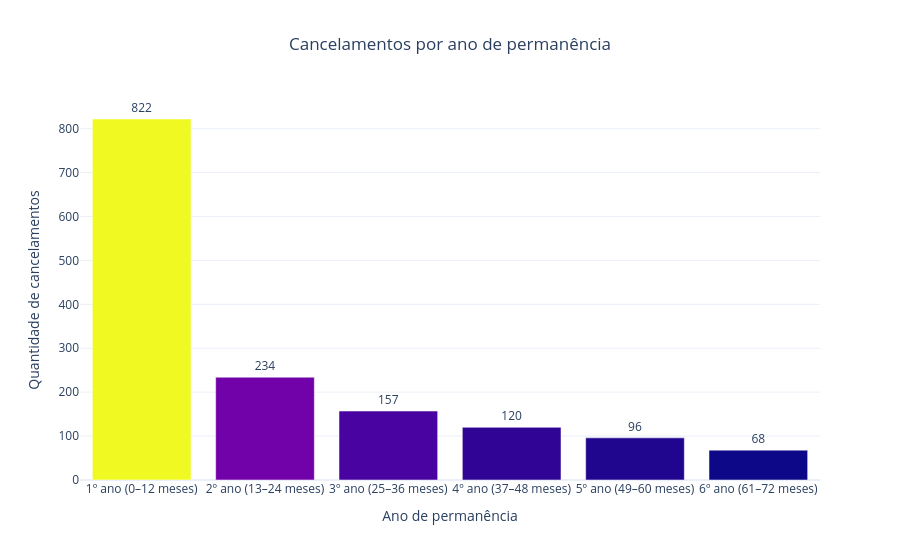

Write notebook code for a chart like this one.
### Code cell
# Seleciona os clientes que cancelaram
cancelados = df_gold[
    df_gold["Cancelamento"]
    .astype("string")
    .str.strip()
    .str.casefold()
    .isin(["sim", "yes", "true", "1"])
].copy()

# Agrupa os meses em períodos de um ano
cancelados["AnoContrato"] = pd.cut(
    pd.to_numeric(cancelados["DuracaoContrato"], errors="coerce"),
    bins=[-2, 12, 24, 36, 48, 60, 72],
    labels=[
        "1º ano (0–12 meses)",
        "2º ano (13–24 meses)",
        "3º ano (25–36 meses)",
        "4º ano (37–48 meses)",
        "5º ano (49–60 meses)",
        "6º ano (61–72 meses)"
    ]
)

# Conta os cancelamentos em cada período
cancelamentos_por_ano = (
    cancelados
    .dropna(subset=["AnoContrato"])
    .groupby("AnoContrato", observed=False)
    .size()
    .reset_index(name="Cancelamentos")
)

# Cria o gráfico de barras
fig = px.bar(
    cancelamentos_por_ano,
    x="AnoContrato",
    y="Cancelamentos",
    text="Cancelamentos",
    color="Cancelamentos",
    color_continuous_scale="Plasma",
    title="Cancelamentos por ano de permanência",
    labels={
        "AnoContrato": "Tempo de permanência",
        "Cancelamentos": "Quantidade de cancelamentos"
    },
    template="plotly_white"
)

fig.update_traces(
    textposition="outside",
    hovertemplate=(
        "Período: %{x}<br>"
        "Cancelamentos: %{y}<extra></extra>"
    )
)
# Remove somente os contratos com duração de 1 mês
cancelados = cancelados[
    cancelados["DuracaoContrato"] != 1
].copy()

fig.update_layout(
    title_x=0.5,
    coloraxis_showscale=False,
    xaxis_title="Ano de permanência",
    yaxis_title="Quantidade de cancelamentos",
    yaxis=dict(rangemode="tozero"),
    showlegend=False
)

fig.show()

### Figure 1 — Plotly figure (JSON) as saved in the notebook; plotly's stock layout.template omitted (floating-point values rounded to 4 significant figures)
{"data": [{"hovertemplate": "Período: %{x}<br>Cancelamentos: %{y}<extra></extra>", "legendgroup": "", "marker": {"color": [822, 234, 157, 120, 96, 68], "coloraxis": "coloraxis", "pattern": {"shape": ""}}, "name": "", "orientation": "v", "showlegend": false, "text": [822.0, 234.0, 157.0, 120.0, 96.0, 68.0], "textposition": "outside", "type": "bar", "x": ["1º ano (0–12 meses)", "2º ano (13–24 meses)", "3º ano (25–36 meses)", "4º ano (37–48 meses)", "5º ano (49–60 meses)", "6º ano (61–72 meses)"], "xaxis": "x", "y": [822, 234, 157, 120, 96, 68], "yaxis": "y"}], "layout": {"barmode": "relative", "coloraxis": {"autocolorscale": false, "colorbar": {"title": {"text": "Quantidade de cancelamentos"}}, "colorscale": [[0, "#0d0887"], [0.1111, "#46039f"], [0.2222, "#7201a8"], [0.3333, "#9c179e"], [0.4444, "#bd3786"], [0.5556, "#d8576b"], [0.6667, "#ed7953"], [0.7778, "#fb9f3a"], [0.8889, "#fdca26"], [1, "#f0f921"]], "showscale": false}, "legend": {"tracegroupgap": 0}, "showlegend": false, "title": {"text": "Cancelamentos por ano de permanência", "x": 0.5}, "xaxis": {"anchor": "y", "domain": [0, 1], "title": {"text": "Ano de permanência"}}, "yaxis": {"anchor": "x", "domain": [0, 1], "rangemode": "tozero", "title": {"text": "Quantidade de cancelamentos"}}}}
